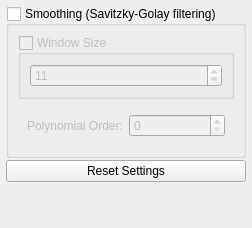
<?xml version="1.0" encoding="UTF-8"?>
<ui version="4.0">
 <author>Anton Rau</author>
 <class>ActimotSettingsWidget</class>
 <widget class="QWidget" name="ActimotSettingsWidget">
  <layout class="QVBoxLayout" name="verticalLayout">
   <property name="spacing">
    <number>4</number>
   </property>
   <property name="leftMargin">
    <number>4</number>
   </property>
   <property name="topMargin">
    <number>4</number>
   </property>
   <property name="rightMargin">
    <number>4</number>
   </property>
   <property name="bottomMargin">
    <number>4</number>
   </property>
   <item>
    <widget class="QScrollArea" name="scrollArea">
     <property name="frameShape">
      <enum>QFrame::Shape::NoFrame</enum>
     </property>
     <property name="widgetResizable">
      <bool>true</bool>
     </property>
     <widget class="QWidget" name="scrollAreaWidgetContents">
      <property name="geometry">
       <rect>
        <x>0</x>
        <y>0</y>
        <width>244</width>
        <height>232</height>
       </rect>
      </property>
      <layout class="QVBoxLayout" name="verticalLayout_2">
       <property name="spacing">
        <number>2</number>
       </property>
       <property name="leftMargin">
        <number>2</number>
       </property>
       <property name="topMargin">
        <number>2</number>
       </property>
       <property name="rightMargin">
        <number>2</number>
       </property>
       <property name="bottomMargin">
        <number>2</number>
       </property>
       <item>
        <widget class="QGroupBox" name="groupBoxSmoothing">
         <property name="sizePolicy">
          <sizepolicy hsizetype="Preferred" vsizetype="Minimum">
           <horstretch>0</horstretch>
           <verstretch>0</verstretch>
          </sizepolicy>
         </property>
         <property name="title">
          <string>Smoothing (Savitzky-Golay filtering)</string>
         </property>
         <property name="checkable">
          <bool>true</bool>
         </property>
         <property name="checked">
          <bool>false</bool>
         </property>
         <layout class="QVBoxLayout" name="verticalLayout_3">
          <item>
           <widget class="QGroupBox" name="groupBoxWindowSize">
            <property name="title">
             <string>Window Size</string>
            </property>
            <property name="checkable">
             <bool>true</bool>
            </property>
            <property name="checked">
             <bool>false</bool>
            </property>
            <layout class="QVBoxLayout" name="verticalLayout_4">
             <item>
              <widget class="QSpinBox" name="spinBoxWindowSize">
               <property name="singleStep">
                <number>2</number>
               </property>
               <property name="value">
                <number>11</number>
               </property>
              </widget>
             </item>
            </layout>
           </widget>
          </item>
          <item>
           <widget class="QWidget" name="widgetPolynomialOrder" native="true">
            <layout class="QHBoxLayout" name="horizontalLayout">
             <item>
              <widget class="QLabel" name="labelPolynomialOrder">
               <property name="text">
                <string>Polynomial Order:</string>
               </property>
              </widget>
             </item>
             <item>
              <widget class="QSpinBox" name="spinBoxPolynomialOrder">
               <property name="sizePolicy">
                <sizepolicy hsizetype="Minimum" vsizetype="Fixed">
                 <horstretch>1</horstretch>
                 <verstretch>0</verstretch>
                </sizepolicy>
               </property>
              </widget>
             </item>
            </layout>
           </widget>
          </item>
         </layout>
        </widget>
       </item>
       <item>
        <widget class="QPushButton" name="pushButtonResetSettings">
         <property name="text">
          <string>Reset Settings</string>
         </property>
        </widget>
       </item>
       <item>
        <spacer name="verticalSpacer">
         <property name="orientation">
          <enum>Qt::Orientation::Vertical</enum>
         </property>
         <property name="sizeHint" stdset="0">
          <size>
           <width>20</width>
           <height>40</height>
          </size>
         </property>
        </spacer>
       </item>
      </layout>
     </widget>
    </widget>
   </item>
  </layout>
 </widget>
 <resources>
  <include location="../../../../../../resources/resources.qrc"/>
 </resources>
 <connections/>
</ui>
